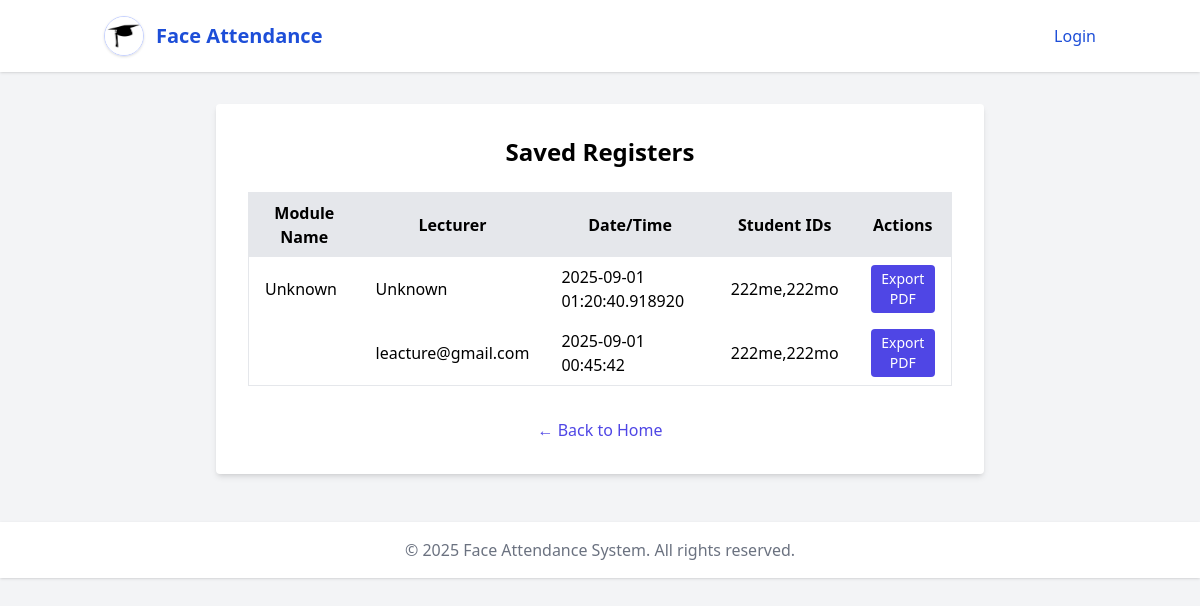
The page /registers (signed in) on the database as committed earlier.
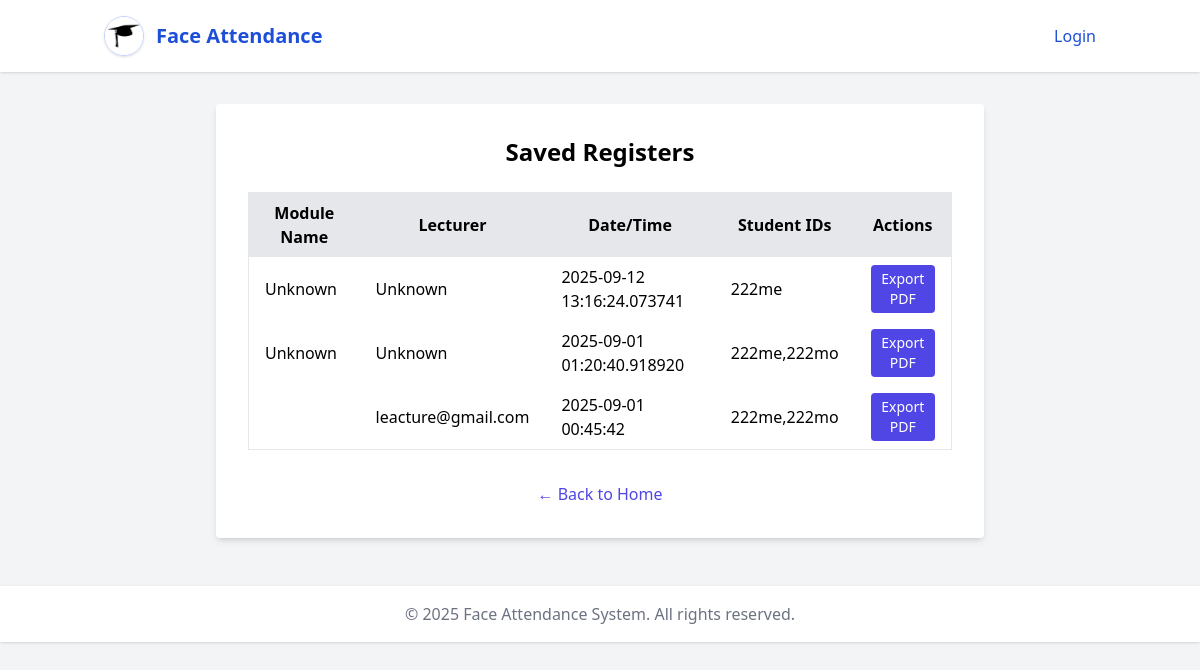
The same page on the database as committed later.
### models.py (models this page shows)
class Register(db.Model):
    id = db.Column(db.Integer, primary_key=True)
    module_name = db.Column(db.String(100), nullable=False)
    lecturer_name = db.Column(db.String(100), nullable=False)
    date_time = db.Column(db.DateTime, nullable=False, default=datetime.utcnow)
    student_ids = db.Column(db.Text, nullable=False)  # Comma-separated student IDs

### app.py (the view)
@app.route('/registers', methods=['GET'])
@login_required(role='lecturer')
def list_registers():
    from flask import render_template
    from models import Register
    import datetime
    with app.app_context():
        registers = Register.query.order_by(Register.date_time.desc()).all()
    current_year = datetime.datetime.now().year
    return render_template('registers_list.html', registers=registers, current_year=current_year)

### app.py (called while the page is built)
def login_required(role=None):
    def decorator(f):
        @wraps(f)
        def decorated_function(*args, **kwargs):
            if 'user' not in session:
                return redirect(url_for('login'))
            if role and session.get('role') != role:
                return redirect(url_for('login'))
            return f(*args, **kwargs)
        return decorated_function
    return decorator

### templates/registers_list.html (shortened to what this page needs)
{% extends "base.html" %}
{% block content %}
<div class="bg-white p-8 rounded shadow-md w-full max-w-3xl mx-auto mt-8">
    <h1 class="text-2xl font-bold mb-6 text-center">Saved Registers</h1>
    {% if registers and registers|length > 0 %}
    <table class="w-full border mb-4">
        <thead>
            <tr class="bg-gray-200">
                <th class="px-4 py-2">Module Name</th>
                <th class="px-4 py-2">Lecturer</th>
                <th class="px-4 py-2">Date/Time</th>
                <th class="px-4 py-2">Student IDs</th>
                <th class="px-4 py-2">Actions</th>
            </tr>
        </thead>
        <tbody>
            {% for reg in registers %}
            <tr>
                <td class="px-4 py-2">{{ reg.module_name }}</td>
                <td class="px-4 py-2">{{ reg.lecturer_name }}</td>
                <td class="px-4 py-2">{{ reg.date_time }}</td>
                <td class="px-4 py-2">{{ reg.student_ids }}</td>
                <td class="px-4 py-2">
                    <form method="POST" action="/export-register">
                        <button type="submit" class="bg-indigo-600 text-white px-2 py-1 rounded text-sm">Export PDF</button>
                    </form>
                </td>
            </tr>
            {% endfor %}
        </tbody>
    </table>
    {% else %}
    <div class="text-center text-red-600">No registers saved yet.</div>
    {% endif %}
    <a href="/" class="block mt-8 text-indigo-600 text-center font-medium hover:underline">&#8592; Back to Home</a>
</div>
{% endblock %}

Rows that differ between the two databases and show on the page:
added Register: module_name "Unknown", lecturer_name "Unknown", date_time "2025-09-12 13:16:24.073741", student_ids "222me"
